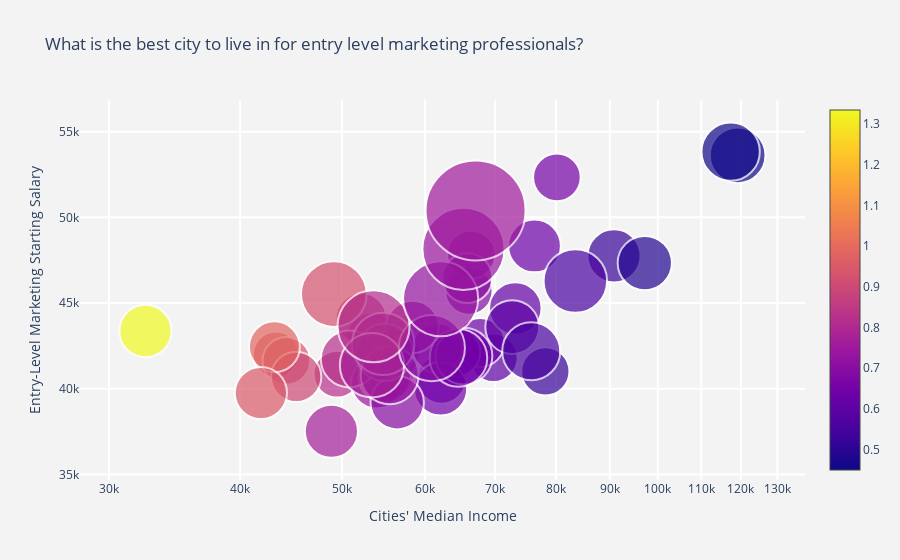

Here is the notebook cell this chart was saved with:
### Code cell
# Load data, define hover text and bubble size
data = pd.read_csv('Interactive Data Final Project.csv')

data['Population'] = [int(x.strip(' ').replace(',', "")) for x in data['Cities Population']]

data['Starting Salary'] = [int(x.strip(' ').strip('$').replace(',', "")) for x in data['Entry-Level Marketing Starting Salary']]

data['Cities Median Income'][0].strip(' ').strip('$').replace(',', '')

hover_text = []
bubble_size = []



for index, row in data.iterrows():
    
    hover_text.append(('U.S. City: {city}<br>'+
                      'Entry-Level Marketing Starting Salary: {salary}<br>'+
                      "Cities' Median Income: {income}<br>"+
                      "Cities' Population: {pop}<br>"
                      ).format(city=row['Popular U.S. Cities'],
                                            salary=row['Entry-Level Marketing Starting Salary'],
                                            income=row['Cities Median Income'],
                                            pop=row['Cities Population'],
                                            ))
    bubble_size.append(math.sqrt(row['Population']))
                      
data['Population'] = hover_text
data['Population'] = bubble_size

sizeref = 2.*max(data['Population'])/(100**2)

# Create figure
fig = go.Figure(data=[go.Scatter(
        x=data['Cities Median Income'], y=data['Starting Salary'],
        text=hover_text,
        mode='markers',
        marker=dict(
            color= data['Quotient'],
            size= data['Population'],
            showscale=True
        ))
                     ])

# Tune marker appearance and layout
fig.update_traces(mode='markers', marker=dict(sizemode='area',
                                              sizeref=sizeref, line_width=2))

fig.update_layout(
    title='What is the best city to live in for entry level marketing professionals?',
    xaxis=dict(
        title="Cities' Median Income",
        gridcolor='white',
        type='log',
        gridwidth=2,
    ),
    yaxis=dict(
        title='Entry-Level Marketing Starting Salary',
        gridcolor='white',
        gridwidth=2,
    ),
    paper_bgcolor='rgb(243, 243, 243)',
    plot_bgcolor='rgb(243, 243, 243)',
)

fig.show()

### Figure 1 — Plotly figure (JSON) as saved in the notebook; plotly's stock layout.template omitted (floating-point values rounded to 4 significant figures)
{"data": [{"marker": {"color": [0.9708, 0.7339, 0.6587, 0.8258, 0.6917, 0.653, 0.9405, 0.7202, 0.5248, 0.5997, 0.6305, 0.6519, 0.6565, 0.7488, 0.6876, 0.7055, 0.8997, 0.8054, 0.7478, 0.9844, 0.8454, 0.9496, 0.7414, 1.335, 0.6109, 0.7469, 0.6335, 0.5257, 0.7678, 0.6442, 0.6941, 0.6, 0.487, 0.4501, 0.6412, 0.8214, 0.7672, 0.6474, 0.7345, 0.5569, 0.4589, 0.7785, 0.5547, 0.7744, 0.9266, 0.6957, 0.8143, 0.7287, 0.7376, 0.7518], "line": {"width": 2}, "showscale": true, "size": [614.0, 622.1, 626.7, 641.4, 652.2, 658.7, 663.2, 675.3, 676.5, 684.9, 695.7, 698.1, 704.6, 713.0, 713.8, 724.6, 737.0, 737.9, 750.1, 754.5, 759.3, 792.5, 792.8, 795.3, 800.7, 804.2, 809.2, 818.6, 823.7, 823.9, 829.3, 843.5, 856.7, 902.9, 937.9, 939.2, 952.1, 967.2, 977.0, 981.9, 991.7, 1135.0, 1175.0, 1205.0, 1255.0, 1275.0, 1513.0, 1642.0, 1962.0, 2910.0], "sizemode": "area", "sizeref": 0.582}, "mode": "markers", "text": ["U.S. City: New Orleans, LA<br>Entry-Level Marketing Starting Salary:  $41,997 <br>Cities' Median Income:  $43,258 <br>Cities' Population:  376,971 <br>", "U.S. City: Tampa, FL<br>Entry-Level Marketing Starting Salary:  $40,829 <br>Cities' Median Income:  $55,634 <br>Cities' Population:  387,050 <br>", "U.S. City: Arlington, TX<br>Entry-Level Marketing Starting Salary:  $41,730 <br>Cities' Median Income:  $63,351 <br>Cities' Population:  392,786 <br>", "U.S. City: Tulsa, OK<br>Entry-Level Marketing Starting Salary:  $40,855 <br>Cities' Median Income:  $49,474 <br>Cities' Population:  411,401 <br>", "U.S. City: Minneapolis, MN<br>Entry-Level Marketing Starting Salary:  $45,702 <br>Cities' Median Income:  $66,068 <br>Cities' Population:  425,336 <br>", "U.S. City: Oakland, CA<br>Entry-Level Marketing Starting Salary:  $52,334 <br>Cities' Median Income:  $80,143 <br>Cities' Population:  433,823 <br>", "U.S. City: Miami, FL<br>Entry-Level Marketing Starting Salary:  $41,632 <br>Cities' Median Income:  $44,268 <br>Cities' Population:  439,890 <br>", "U.S. City: Long Beach, CA<br>Entry-Level Marketing Starting Salary:  $47,830 <br>Cities' Median Income:  $66,410 <br>Cities' Population:  456,062 <br>", "U.S. City: Virginia Beach, VA<br>Entry-Level Marketing Starting Salary:  $41,009 <br>Cities' Median Income:  $78,136 <br>Cities' Population:  457,672 <br>", "U.S. City: Raleigh, NC<br>Entry-Level Marketing Starting Salary:  $41,811 <br>Cities' Median Income:  $69,720 <br>Cities' Population:  469,124 <br>", "U.S. City: Colorado Springs, CO<br>Entry-Level Marketing Starting Salary:  $42,695 <br>Cities' Median Income:  $67,719 <br>Cities' Population:  483,956 <br>", "U.S. City: Omaha, NE<br>Entry-Level Marketing Starting Salary:  $40,556 <br>Cities' Median Income:  $62,213 <br>Cities' Population:  487,300 <br>", "U.S. City: Atlanta, GA<br>Entry-Level Marketing Starting Salary:  $42,133 <br>Cities' Median Income:  $64,179 <br>Cities' Population:  496,461 <br>", "U.S. City: Kansas City, MO<br>Entry-Level Marketing Starting Salary:  $42,069 <br>Cities' Median Income:  $56,179 <br>Cities' Population:  508,394 <br>", "U.S. City: Mesa, AZ<br>Entry-Level Marketing Starting Salary:  $42,382 <br>Cities' Median Income:  $61,640 <br>Cities' Population:  509,475 <br>", "U.S. City: Sacramento, CA<br>Entry-Level Marketing Starting Salary:  $46,453 <br>Cities' Median Income:  $65,847 <br>Cities' Population:  525,041 <br>", "U.S. City: Tucson, AZ<br>Entry-Level Marketing Starting Salary:  $40,692 <br>Cities' Median Income:  $45,227 <br>Cities' Population:  543,242 <br>", "U.S. City: Fresno, California<br>Entry-Level Marketing Starting Salary:  $42,982 <br>Cities' Median Income:  $53,368 <br>Cities' Population:  544,510 <br>", "U.S. City: Albuquerque, NM<br>Entry-Level Marketing Starting Salary:  $40,333 <br>Cities' Median Income:  $53,936 <br>Cities' Population:  562,599 <br>", "U.S. City: Milwaukee, WI<br>Entry-Level Marketing Starting Salary:  $42,454 <br>Cities' Median Income:  $43,125 <br>Cities' Population:  569,330 <br>", "U.S. City: Baltimore, MA<br>Entry-Level Marketing Starting Salary:  $44,098 <br>Cities' Median Income:  $52,164 <br>Cities' Population:  576,498 <br>", "U.S. City: Memphis, TN<br>Entry-Level Marketing Starting Salary:  $39,752 <br>Cities' Median Income:  $41,864 <br>Cities' Population:  628,127 <br>", "U.S. City: Louisville, KY<br>Entry-Level Marketing Starting Salary:  $40,722 <br>Cities' Median Income:  $54,929 <br>Cities' Population:  628,594 <br>", "U.S. City: Detroit, MI<br>Entry-Level Marketing Starting Salary:  $43,373 <br>Cities' Median Income:  $32,498 <br>Cities' Population:  632,464 <br>", "U.S. City: Portland, OR<br>Entry-Level Marketing Starting Salary:  $44,690 <br>Cities' Median Income:  $73,159 <br>Cities' Population:  641,162 <br>", "U.S. City: Las Vegas, NV<br>Entry-Level Marketing Starting Salary:  $43,604 <br>Cities' Median Income:  $58,377 <br>Cities' Population:  646,790 <br>", "U.S. City: Boston, MA<br>Entry-Level Marketing Starting Salary:  $48,332 <br>Cities' Median Income:  $76,298 <br>Cities' Population:  654,776 <br>", "U.S. City: Washington, D.C.<br>Entry-Level Marketing Starting Salary:  $47,752 <br>Cities' Median Income:  $90,842 <br>Cities' Population:  670,050 <br>", "U.S. City: El Paso, TX<br>Entry-Level Marketing Starting Salary:  $37,520 <br>Cities' Median Income:  $48,866 <br>Cities' Population:  678,415 <br>", "U.S. City: Nashville, TN<br>Entry-Level Marketing Starting Salary:  $39,994 <br>Cities' Median Income:  $62,087 <br>Cities' Population:  678,851 <br>", "U.S. City: Oklahoma City, OK<br>Entry-Level Marketing Starting Salary:  $39,186 <br>Cities' Median Income:  $56,456 <br>Cities' Population:  687,725 <br>", "U.S. City: Denver, CO<br>Entry-Level Marketing Starting Salary:  $43,596 <br>Cities' Median Income:  $72,661 <br>Cities' Population:  711,463 <br>", "U.S. City: Seattle, WA<br>Entry-Level Marketing Starting Salary:  $47,332 <br>Cities' Median Income:  $97,185 <br>Cities' Population:  733,919 <br>", "U.S. City: San Francisco, CA<br>Entry-Level Marketing Starting Salary:  $53,621 <br>Cities' Median Income:  $119,136 <br>Cities' Population:  815,201 <br>", "U.S. City: Charlotte, NC<br>Entry-Level Marketing Starting Salary:  $41,905 <br>Cities' Median Income:  $65,359 <br>Cities' Population:  879,709 <br>", "U.S. City: Indianapolis, IN<br>Entry-Level Marketing Starting Salary:  $41,738 <br>Cities' Median Income:  $50,813 <br>Cities' Population:  882,039 <br>", "U.S. City: Columbus, OH<br>Entry-Level Marketing Starting Salary:  $42,119 <br>Cities' Median Income:  $54,902 <br>Cities' Population:  906,528 <br>", "U.S. City: Fort Worth, TX<br>Entry-Level Marketing Starting Salary:  $41,799 <br>Cities' Median Income:  $64,567 <br>Cities' Population:  935,508 <br>", "U.S. City: Jacksonville, FL<br>Entry-Level Marketing Starting Salary:  $40,786 <br>Cities' Median Income:  $55,531 <br>Cities' Population:  954,614 <br>", "U.S. City: Austin, TX<br>Entry-Level Marketing Starting Salary:  $42,189 <br>Cities' Median Income:  $75,752 <br>Cities' Population:  964,177 <br>", "U.S. City: San Jose, CA<br>Entry-Level Marketing Starting Salary:  $53,835 <br>Cities' Median Income:  $117,324 <br>Cities' Population:  983,489 <br>", "U.S. City: Dallas, TX<br>Entry-Level Marketing Starting Salary:  $42,618 <br>Cities' Median Income:  $54,747 <br>Cities' Population:  1,288,457 <br>", "U.S. City: San Diego, CA<br>Entry-Level Marketing Starting Salary:  $46,292 <br>Cities' Median Income:  $83,454 <br>Cities' Population:  1,381,611 <br>", "U.S. City: San Antonio, TX<br>Entry-Level Marketing Starting Salary:  $41,369 <br>Cities' Median Income:  $53,420 <br>Cities' Population:  1,451,853 <br>", "U.S. City: Philadelphia, PA<br>Entry-Level Marketing Starting Salary:  $45,522 <br>Cities' Median Income:  $49,127 <br>Cities' Population:  1,576,251 <br>", "U.S. City: Phoenix, AZ<br>Entry-Level Marketing Starting Salary:  $42,375 <br>Cities' Median Income:  $60,914 <br>Cities' Population:  1,624,569 <br>", "U.S. City: Houston, TX<br>Entry-Level Marketing Starting Salary:  $43,647 <br>Cities' Median Income:  $53,600 <br>Cities' Population:  2,288,250 <br>", "U.S. City: Chicago, IL<br>Entry-Level Marketing Starting Salary:  $45,252 <br>Cities' Median Income:  $62,097 <br>Cities' Population:  2,696,555 <br>", "U.S. City: Los Angeles, CA<br>Entry-Level Marketing Starting Salary:  $48,160 <br>Cities' Median Income:  $65,290 <br>Cities' Population:  3,849,297 <br>", "U.S. City: New York City, NY<br>Entry-Level Marketing Starting Salary:  $50,403 <br>Cities' Median Income:  $67,046 <br>Cities' Population:  8,467,513 <br>"], "type": "scatter", "x": [" $43,258 ", " $55,634 ", " $63,351 ", " $49,474 ", " $66,068 ", " $80,143 ", " $44,268 ", " $66,410 ", " $78,136 ", " $69,720 ", " $67,719 ", " $62,213 ", " $64,179 ", " $56,179 ", " $61,640 ", " $65,847 ", " $45,227 ", " $53,368 ", " $53,936 ", " $43,125 ", " $52,164 ", " $41,864 ", " $54,929 ", " $32,498 ", " $73,159 ", " $58,377 ", " $76,298 ", " $90,842 ", " $48,866 ", " $62,087 ", " $56,456 ", " $72,661 ", " $97,185 ", " $119,136 ", " $65,359 ", " $50,813 ", " $54,902 ", " $64,567 ", " $55,531 ", " $75,752 ", " $117,324 ", " $54,747 ", " $83,454 ", " $53,420 ", " $49,127 ", " $60,914 ", " $53,600 ", " $62,097 ", " $65,290 ", " $67,046 "], "y": [41997, 40829, 41730, 40855, 45702, 52334, 41632, 47830, 41009, 41811, 42695, 40556, 42133, 42069, 42382, 46453, 40692, 42982, 40333, 42454, 44098, 39752, 40722, 43373, 44690, 43604, 48332, 47752, 37520, 39994, 39186, 43596, 47332, 53621, 41905, 41738, 42119, 41799, 40786, 42189, 53835, 42618, 46292, 41369, 45522, 42375, 43647, 45252, 48160, 50403]}], "layout": {"paper_bgcolor": "rgb(243, 243, 243)", "plot_bgcolor": "rgb(243, 243, 243)", "title": {"text": "What is the best city to live in for entry level marketing professionals?"}, "xaxis": {"gridcolor": "white", "gridwidth": 2, "title": {"text": "Cities' Median Income"}, "type": "log"}, "yaxis": {"gridcolor": "white", "gridwidth": 2, "title": {"text": "Entry-Level Marketing Starting Salary"}}}}
